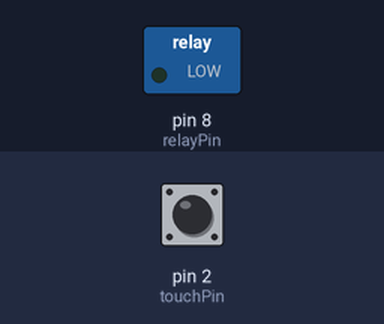
The sketch below on a simulated Arduino Uno, built with avr-gcc and run on an emulated ATmega328P. Shown: switched loads named in the sketch (green lamp = pin HIGH). Inputs (shaded band) come from the test bench; at power-on: pin 2 (touchPin) LOW.

Above: at 1.2 s.
1.3 s: pin 2 (touchPin) pulled HIGH for 0.15 s
At 2.5 s:
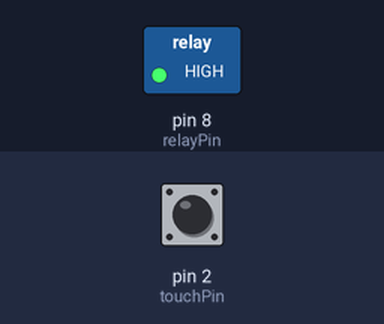
2.9 s: pin 2 (touchPin) pulled HIGH for 1 s
At 3.9 s:
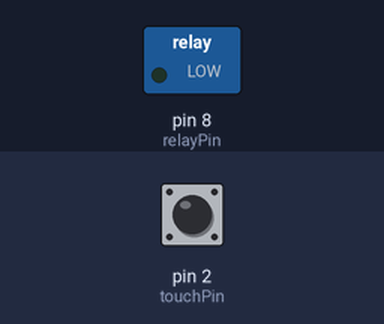
5.4 s: pin 2 (touchPin) pulled HIGH for 3.2 s
At 5.8 s:
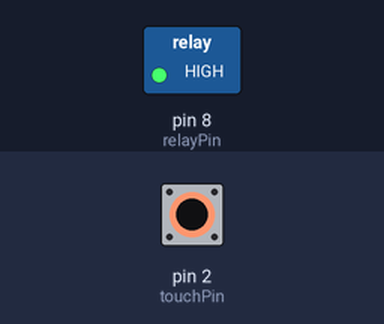
Timing chart, 0 to 8.4 s (numbered marks = the images above; inputs shaded):
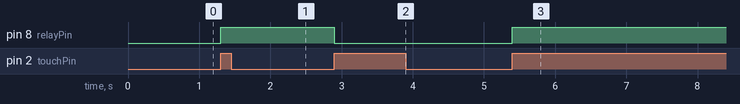

Measured:
- after the input at 1.3 s, pin 8 (relayPin): LOW → HIGH at once
- after the input at 2.9 s, pin 8 (relayPin): HIGH → LOW at once
- after the input at 5.4 s, pin 8 (relayPin): LOW → HIGH at once

The sketch:

arduino_relay.ino
```cpp
// Touch-based Smart Room Light Controller
// Touch toggles ON/OFF using relay
int relayPin=8;// Touch sensor output pin
int touchPin=2;// Touch sensor output pin
int relayState=LOW;// Light starts OFF
int lastTouchState=LOW;// Previous touch state
unsigned long lastDebounceTime=0;
unsigned long debounceDelay=200;
void setup() {
  pinMode(relayPin,OUTPUT);
  pinMode(touchPin,INPUT);

}

void loop() {
  int touchState=digitalRead(touchPin);
  unsigned long currentTime=millis();
  if (touchState==HIGH&&lastTouchState==LOW){
    if (currentTime-lastDebounceTime>=debounceDelay){
      relayState=!relayState;// Toggle state
      digitalWrite(relayPin,relayState); // Apply state
      lastDebounceTime=currentTime;
    }
  }
  lastTouchState=touchState;
}
```
